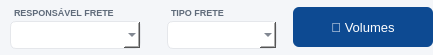
                    <widget class="QWidget" name="widget_37" native="true">
                     <property name="minimumSize">
                      <size>
                       <width>0</width>
                       <height>55</height>
                      </size>
                     </property>
                     <property name="maximumSize">
                      <size>
                       <width>16777215</width>
                       <height>55</height>
                      </size>
                     </property>
                     <property name="styleSheet">
                      <string notr="true">background-color: #f4f6f9;</string>
                     </property>
                     <layout class="QHBoxLayout" name="horizontalLayout_27">
                      <property name="leftMargin">
                       <number>0</number>
                      </property>
                      <property name="topMargin">
                       <number>0</number>
                      </property>
                      <property name="rightMargin">
                       <number>0</number>
                      </property>
                      <property name="bottomMargin">
                       <number>0</number>
                      </property>
                      <item>
                       <widget class="QWidget" name="widget_38" native="true">
                        <property name="styleSheet">
                         <string notr="true"/>
                        </property>
                        <layout class="QVBoxLayout" name="verticalLayout_34">
                         <property name="spacing">
                          <number>3</number>
                         </property>
                         <property name="leftMargin">
                          <number>10</number>
                         </property>
                         <property name="topMargin">
                          <number>6</number>
                         </property>
                         <property name="rightMargin">
                          <number>10</number>
                         </property>
                         <property name="bottomMargin">
                          <number>6</number>
                         </property>
                         <item>
                          <widget class="QLabel" name="label_76">
                           <property name="minimumSize">
                            <size>
                             <width>0</width>
                             <height>0</height>
                            </size>
                           </property>
                           <property name="maximumSize">
                            <size>
                             <width>16777215</width>
                             <height>16777215</height>
                            </size>
                           </property>
                           <property name="font">
                            <font>
                             <pointsize>-1</pointsize>
                             <weight>75</weight>
                             <bold>true</bold>
                            </font>
                           </property>
                           <property name="styleSheet">
                            <string notr="true">border: none;
background: transparent;
color: #5f6b7a;
font-size: 9px;
font-weight: bold;
padding-left: 2px;</string>
                           </property>
                           <property name="text">
                            <string>RESPONSÁVEL FRETE</string>
                           </property>
                           <property name="alignment">
                            <set>Qt::AlignLeading|Qt::AlignLeft|Qt::AlignVCenter</set>
                           </property>
                          </widget>
                         </item>
                         <item>
                          <widget class="QComboBox" name="combo_Resp_Frete">
                           <property name="sizePolicy">
                            <sizepolicy hsizetype="Preferred" vsizetype="Preferred">
                             <horstretch>0</horstretch>
                             <verstretch>0</verstretch>
                            </sizepolicy>
                           </property>
                           <property name="minimumSize">
                            <size>
                             <width>0</width>
                             <height>28</height>
                            </size>
                           </property>
                           <property name="maximumSize">
                            <size>
                             <width>16777215</width>
                             <height>28</height>
                            </size>
                           </property>
                           <property name="font">
                            <font>
                             <pointsize>-1</pointsize>
                            </font>
                           </property>
                           <property name="styleSheet">
                            <string notr="true">#combo_Resp_Frete {
    border: 1px solid #e5e7eb;
    border-radius: 6px;
    padding-left: 10px;
    background: white;
    font-size: 11px;
    color: #374151;
}</string>
                           </property>
                           <item>
                            <property name="text">
                             <string/>
                            </property>
                           </item>
                           <item>
                            <property name="text">
                             <string>SUZUKI MÁQUINAS</string>
                            </property>
                           </item>
                           <item>
                            <property name="text">
                             <string>LOGÍSTICA</string>
                            </property>
                           </item>
                           <item>
                            <property name="text">
                             <string>TERCEIROS</string>
                            </property>
                           </item>
                          </widget>
                         </item>
                        </layout>
                       </widget>
                      </item>
                      <item>
                       <widget class="QWidget" name="widget_39" native="true">
                        <property name="minimumSize">
                         <size>
                          <width>130</width>
                          <height>0</height>
                         </size>
                        </property>
                        <property name="maximumSize">
                         <size>
                          <width>130</width>
                          <height>16777215</height>
                         </size>
                        </property>
                        <property name="styleSheet">
                         <string notr="true"/>
                        </property>
                        <layout class="QVBoxLayout" name="verticalLayout_35">
                         <property name="spacing">
                          <number>3</number>
                         </property>
                         <property name="leftMargin">
                          <number>10</number>
                         </property>
                         <property name="topMargin">
                          <number>6</number>
                         </property>
                         <property name="rightMargin">
                          <number>10</number>
                         </property>
                         <property name="bottomMargin">
                          <number>6</number>
                         </property>
                         <item>
                          <widget class="QLabel" name="label_77">
                           <property name="minimumSize">
                            <size>
                             <width>0</width>
                             <height>0</height>
                            </size>
                           </property>
                           <property name="maximumSize">
                            <size>
                             <width>16777215</width>
                             <height>16777215</height>
                            </size>
                           </property>
                           <property name="font">
                            <font>
                             <pointsize>-1</pointsize>
                             <weight>75</weight>
                             <bold>true</bold>
                            </font>
                           </property>
                           <property name="styleSheet">
                            <string notr="true">border: none;
background: transparent;
color: #5f6b7a;
font-size: 9px;
font-weight: bold;
padding-left: 2px;</string>
                           </property>
                           <property name="text">
                            <string>TIPO FRETE</string>
                           </property>
                           <property name="alignment">
                            <set>Qt::AlignLeading|Qt::AlignLeft|Qt::AlignVCenter</set>
                           </property>
                          </widget>
                         </item>
                         <item>
                          <widget class="QComboBox" name="combo_Frete">
                           <property name="sizePolicy">
                            <sizepolicy hsizetype="Preferred" vsizetype="Preferred">
                             <horstretch>0</horstretch>
                             <verstretch>0</verstretch>
                            </sizepolicy>
                           </property>
                           <property name="minimumSize">
                            <size>
                             <width>0</width>
                             <height>28</height>
                            </size>
                           </property>
                           <property name="maximumSize">
                            <size>
                             <width>16777215</width>
                             <height>28</height>
                            </size>
                           </property>
                           <property name="font">
                            <font>
                             <pointsize>-1</pointsize>
                            </font>
                           </property>
                           <property name="styleSheet">
                            <string notr="true">#combo_Frete {
    border: 1px solid #e5e7eb;
    border-radius: 6px;
    padding-left: 10px;
    background: white;
    font-size: 11px;
    color: #374151;
}</string>
                           </property>
                           <item>
                            <property name="text">
                             <string/>
                            </property>
                           </item>
                           <item>
                            <property name="text">
                             <string>CIF - NOSSO</string>
                            </property>
                           </item>
                           <item>
                            <property name="text">
                             <string>FOB - CLIENTE</string>
                            </property>
                           </item>
                          </widget>
                         </item>
                        </layout>
                       </widget>
                      </item>
                      <item>
                       <widget class="QPushButton" name="btn_Embalagens">
                        <property name="sizePolicy">
                         <sizepolicy hsizetype="Preferred" vsizetype="Preferred">
                          <horstretch>0</horstretch>
                          <verstretch>0</verstretch>
                         </sizepolicy>
                        </property>
                        <property name="minimumSize">
                         <size>
                          <width>140</width>
                          <height>34</height>
                         </size>
                        </property>
                        <property name="maximumSize">
                         <size>
                          <width>140</width>
                          <height>40</height>
                         </size>
                        </property>
                        <property name="font">
                         <font>
                          <pointsize>10</pointsize>
                         </font>
                        </property>
                        <property name="cursor">
                         <cursorShape>PointingHandCursor</cursorShape>
                        </property>
                        <property name="styleSheet">
                         <string notr="true">QPushButton {
    background-color: #0d4a92;
    color: white;
    border: none;
    border-radius: 6px;
    min-height: 34px;
    padding: 0 8px;
    font-size: 10pt;
}

QPushButton:hover {
    background-color: #1557a6;
}

QPushButton:pressed {
    background-color: #0a3b75;
}</string>
                        </property>
                        <property name="text">
                         <string>🚚 Volumes</string>
                        </property>
                       </widget>
                      </item>
                     </layout>
                    </widget>
